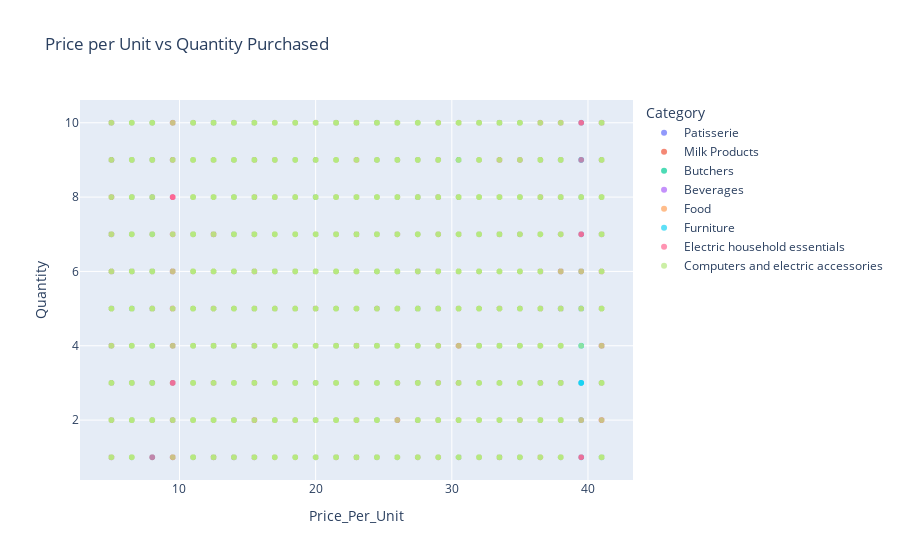

The notebook cell this image was saved under:
### Code cell
px.scatter(df, x='Price_Per_Unit', y='Quantity', color='Category',
                  title='Price per Unit vs Quantity Purchased', opacity=0.7,
                  hover_data=['Item', 'Total_Spent'])

### Figure 1 — Plotly figure (JSON) as saved in the notebook; plotly's stock layout.template omitted (floating-point values rounded to 4 significant figures; data arrays with more than 128 entries replaced by an {"elided": "..."} marker saying what was removed)
{"data": [{"customdata": {"elided": "1441x2 mixed values"}, "hovertemplate": "Category=Patisserie<br>Price_Per_Unit=%{x}<br>Quantity=%{y}<br>Item=%{customdata[0]}<br>Total_Spent=%{customdata[1]}<extra></extra>", "legendgroup": "Patisserie", "marker": {"color": "#636efa", "opacity": 0.7, "symbol": "circle"}, "mode": "markers", "name": "Patisserie", "showlegend": true, "type": "scattergl", "x": {"elided": "1441 float values"}, "xaxis": "x", "y": {"elided": "1441 int values"}, "yaxis": "y"}, {"customdata": {"elided": "1513x2 mixed values"}, "hovertemplate": "Category=Milk Products<br>Price_Per_Unit=%{x}<br>Quantity=%{y}<br>Item=%{customdata[0]}<br>Total_Spent=%{customdata[1]}<extra></extra>", "legendgroup": "Milk Products", "marker": {"color": "#EF553B", "opacity": 0.7, "symbol": "circle"}, "mode": "markers", "name": "Milk Products", "showlegend": true, "type": "scattergl", "x": {"elided": "1513 float values"}, "xaxis": "x", "y": {"elided": "1513 int values"}, "yaxis": "y"}, {"customdata": {"elided": "1496x2 mixed values"}, "hovertemplate": "Category=Butchers<br>Price_Per_Unit=%{x}<br>Quantity=%{y}<br>Item=%{customdata[0]}<br>Total_Spent=%{customdata[1]}<extra></extra>", "legendgroup": "Butchers", "marker": {"color": "#00cc96", "opacity": 0.7, "symbol": "circle"}, "mode": "markers", "name": "Butchers", "showlegend": true, "type": "scattergl", "x": {"elided": "1496 float values"}, "xaxis": "x", "y": {"elided": "1496 int values"}, "yaxis": "y"}, {"customdata": {"elided": "1496x2 mixed values"}, "hovertemplate": "Category=Beverages<br>Price_Per_Unit=%{x}<br>Quantity=%{y}<br>Item=%{customdata[0]}<br>Total_Spent=%{customdata[1]}<extra></extra>", "legendgroup": "Beverages", "marker": {"color": "#ab63fa", "opacity": 0.7, "symbol": "circle"}, "mode": "markers", "name": "Beverages", "showlegend": true, "type": "scattergl", "x": {"elided": "1496 float values"}, "xaxis": "x", "y": {"elided": "1496 int values"}, "yaxis": "y"}, {"customdata": {"elided": "1507x2 mixed values"}, "hovertemplate": "Category=Food<br>Price_Per_Unit=%{x}<br>Quantity=%{y}<br>Item=%{customdata[0]}<br>Total_Spent=%{customdata[1]}<extra></extra>", "legendgroup": "Food", "marker": {"color": "#FFA15A", "opacity": 0.7, "symbol": "circle"}, "mode": "markers", "name": "Food", "showlegend": true, "type": "scattergl", "x": {"elided": "1507 float values"}, "xaxis": "x", "y": {"elided": "1507 int values"}, "yaxis": "y"}, {"customdata": {"elided": "1525x2 mixed values"}, "hovertemplate": "Category=Furniture<br>Price_Per_Unit=%{x}<br>Quantity=%{y}<br>Item=%{customdata[0]}<br>Total_Spent=%{customdata[1]}<extra></extra>", "legendgroup": "Furniture", "marker": {"color": "#19d3f3", "opacity": 0.7, "symbol": "circle"}, "mode": "markers", "name": "Furniture", "showlegend": true, "type": "scattergl", "x": {"elided": "1525 float values"}, "xaxis": "x", "y": {"elided": "1525 int values"}, "yaxis": "y"}, {"customdata": {"elided": "1516x2 mixed values"}, "hovertemplate": "Category=Electric household essentials<br>Price_Per_Unit=%{x}<br>Quantity=%{y}<br>Item=%{customdata[0]}<br>Total_Spent=%{customdata[1]}<extra></extra>", "legendgroup": "Electric household essentials", "marker": {"color": "#FF6692", "opacity": 0.7, "symbol": "circle"}, "mode": "markers", "name": "Electric household essentials", "showlegend": true, "type": "scattergl", "x": {"elided": "1516 float values"}, "xaxis": "x", "y": {"elided": "1516 int values"}, "yaxis": "y"}, {"customdata": {"elided": "1477x2 mixed values"}, "hovertemplate": "Category=Computers and electric accessories<br>Price_Per_Unit=%{x}<br>Quantity=%{y}<br>Item=%{customdata[0]}<br>Total_Spent=%{customdata[1]}<extra></extra>", "legendgroup": "Computers and electric accessories", "marker": {"color": "#B6E880", "opacity": 0.7, "symbol": "circle"}, "mode": "markers", "name": "Computers and electric accessories", "showlegend": true, "type": "scattergl", "x": {"elided": "1477 float values"}, "xaxis": "x", "y": {"elided": "1477 int values"}, "yaxis": "y"}], "layout": {"autosize": true, "legend": {"title": {"text": "Category"}, "tracegroupgap": 0}, "title": {"text": "Price per Unit vs Quantity Purchased"}, "xaxis": {"anchor": "y", "autorange": true, "domain": [0, 1], "range": [2.776, 43.22], "title": {"text": "Price_Per_Unit"}, "type": "linear"}, "yaxis": {"anchor": "x", "autorange": true, "domain": [0, 1], "range": [0.2573, 10.74], "title": {"text": "Quantity"}, "type": "linear"}}}
